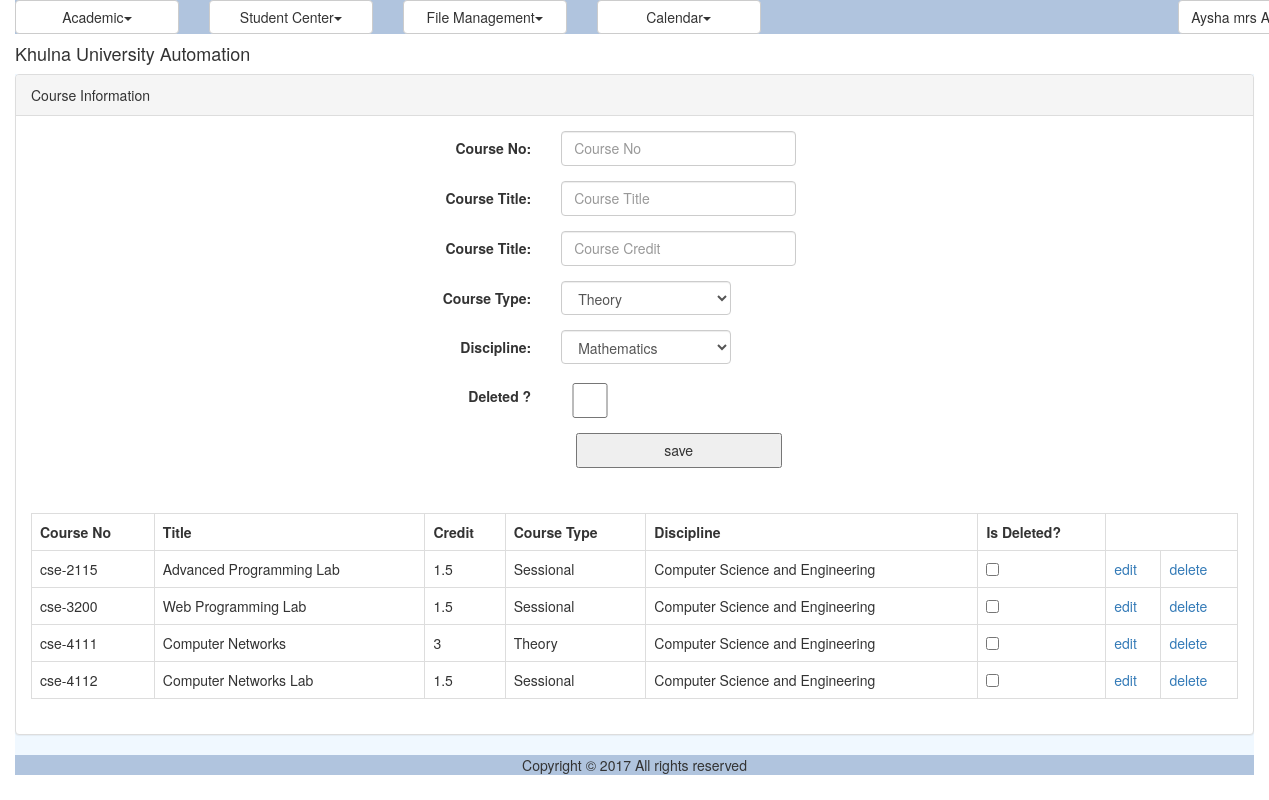
/course.php (signed in), run on the app's committed database.
### tables this page shows
CREATE TABLE IF NOT EXISTS `reg_course` (
  `ID` varchar(40) NOT NULL,
  `CourseNo` varchar(40) NOT NULL,
  `Title` varchar(100) NOT NULL,
  `Credit` double NOT NULL,
  `CourseTypeID` varchar(40) NOT NULL,
  `DisciplineID` varchar(40) NOT NULL,
  `IsDeleted` tinyint(1) NOT NULL,
  PRIMARY KEY (`ID`)
);

CREATE TABLE IF NOT EXISTS `reg_course_type` (
  `ID` varchar(40) NOT NULL,
  `Name` varchar(30) NOT NULL,
  `SessionalTypeID` varchar(40) NOT NULL,
  PRIMARY KEY (`ID`)
);

CREATE TABLE IF NOT EXISTS `ums_discipline` (
  `ID` varchar(40) NOT NULL,
  `Name` varchar(50) NOT NULL,
  `ShortCode` varchar(20) DEFAULT NULL,
  `SchoolID` varchar(40) DEFAULT NULL,
  PRIMARY KEY (`ID`)
);

### util/class.util.inc (called while the page is built, shortened)
<?php
class ConfigUtil implements I_DBConfig, I_LogConfig, I_LanguageConfig{
	public static $s_instance;
	private $_host;
	private $_username;
	private $_password;
	private $_database;
	public static function getInstance() {
		if(!self::$s_instance) {
			self::$s_instance = new self();
		}
		return self::$s_instance;
	}
	private function readConfig(){
		$this->_ini_array = parse_ini_file(CONFIG.'system.ini');
		$this->_host =	$this->_ini_array['db_host'];
		$this->_username = $this->_ini_array['db_username'];
		$this->_password = $this->_ini_array['db_password'];
		$this->_database = $this->_ini_array['db_database'];
	}
	public function getDBHost(){
		return $this->_host;
	}
	public function getDBUserName(){
		return $this->_username;
	}
	public function getDBPassword(){
		return $this->_password;
	}
	public function getDBName(){
		return $this->_database;
	}
}
class DBUtil implements I_DBUtil {
	private static $s_instance;
	private $_host;
	private $_username;
	private $_password;
	private $_database;
	protected $_connection;
	protected $_result;
	public static function getInstance() {
		if(!self::$s_instance) {
			self::$s_instance = new self();
		}
		return self::$s_instance;
	}
	private function readDBConfig(){
		$_config = ConfigUtil::getInstance();
		$this->_host = $_config->getDBHost();
		$this->_username = $_config->getDBUserName();
		$this->_password = $_config->getDBPassword();
		$this->_database = $_config->getDBName();
	}
	private function setConnection(){
		$this->_connection = new mysqli($this->_host, $this->_username,
			$this->_password, $this->_database);
	}
	public function doQuery($sql) {
		$this->_result = $this->_connection->query($sql) or die(mysqli_error($this->_connection));
		return $this->_result;
	}
	public function getNumRows() {
		$this->_numRows = mysqli_num_rows($this->_result);
		return $this->_numRows;
	}
	public function getAllRows() {
		$rows = array();
		for($x = 0; $x < $this->getNumRows(); $x++) {
			$rows[] = mysqli_fetch_assoc($this->_result);
		}
		return $rows;
	}
	public function getTopRow() {
		return $this->_result->fetch_array();
	}
}
class LogUtil{
	private static $s_instance;
	public static function getInstance(){
		if(!self::$s_instance) {
			self::$s_instance = new self();
		}
		return self::$s_instance;
	}
}
class LangUtil{
	private static $s_instance;
	public static function getInstance() {
		if(!self::$s_instance) {
			self::$s_instance = new self();
		}
		return self::$s_instance;
	}
}
?>

### modules/registration/ui/blade/view.course.blade.inc (called while the page is built, shortened)
<?php
include_once UTILITY.'class.util.inc';
include_once MODULES_REGISTRATION.'bao/class.coursebao.inc';
include_once MODULES_REGISTRATION.'bao/class.course_typebao.inc';
include_once MODULES_USER.'bao/class.disciplinebao.inc';
$_CourseBAO = new CourseBAO();
$_CourseTypeBAO = new CourseTypeBAO();
$_DisciplineBAO = new DisciplineBAO();
?>

### modules/registration/bao/class.course_typebao.inc (called while the page is built, shortened)
<?php
include_once UTILITY.'class.util.inc';
include_once MODULES_REGISTRATION.'dao/class.course_typedao.inc';
Class CourseTypeBAO{
	private $_CourseTypeDAO;
	public function __construct(){
		$this->_CourseTypeDAO = new CourseTypeDAO();
	}
	public function getAllCourseTypes(){
		$Result = $this->_CourseTypeDAO->getAllCourseTypes();
		return $Result;
	}
}
?>

### modules/registration/dao/class.course_typedao.inc (called while the page is built, shortened)
<?php
include_once COMMON.'class.common.inc';
include_once COMMON.'class.common.course.inc';
include_once UTILITY.'class.util.inc';
Class CourseTypeDAO{
	private $_DB;
	public function __construct(){
		$this->_DB = DBUtil::getInstance();
	}
	public function getAllCourseTypes(){
		$CourseTypeList = array();
		$this->_DB->doQuery("SELECT * FROM reg_course_type");
		$rows = $this->_DB->getAllRows();
		for($i = 0; $i < sizeof($rows); $i++) {
			$row = $rows[$i];
			$this->_CourseType = new CourseType();
		    $this->_CourseType->setID ( $row['ID']);
		    $this->_CourseType->setName( $row['Name'] );
		    $sid = $row['SessionalTypeID'];
		    $this->_DB->doQuery("SELECT * FROM reg_course_sessional_type where ID='".$sid."'");
			$newrows = $this->_DB->getAllRows();
			for($j = 0; $j < sizeof($newrows); $j++) {
				$newrow = $newrows[$j];
		    	$value = $newrow['Name'] ;
			}
		    $this->_CourseType->setSessionalTypeID($value);
		    $CourseTypeList[]=$this->_CourseType;
		}
		$Result = new Result();
		$Result->setIsSuccess(1);
		$Result->setResultObject($CourseTypeList);
		return $Result;
	}
}
?>

### common/class.common.inc (called while the page is built, shortened)
<?php
class Result{
    private $_IsSuccess=0;
    private $_ResultObject;
    public function setIsSuccess($IsSuccess){
        $this->_IsSuccess = $IsSuccess;
    }
    public function getIsSuccess(){
        return $this->_IsSuccess;
    }
    public function setResultObject($ResultObject){
        $this->_ResultObject = $ResultObject;
    }
    public function getResultObject(){
        return $this->_ResultObject;
    }
}
?>

### common/class.common.course.inc (called while the page is built, shortened)
<?php
class CourseType
{
    private $_ID;
    private $_Name;
    public function setID ( $ID ) {
        $this->_ID = $ID;
    }
    public function getID () {
        return $this->_ID;
    }
    public function setName ( $Name ) {
        $this->_Name = $Name;
    }
    public function getName () {
        return $this->_Name;
    }
}
class Discipline{
    private $_ID;
    private $_Name;
    public function setID ( $ID ) {
        $this->_ID = $ID;
    }
    public function getID () {
        return $this->_ID;
    }
    public function setName( $Name ) {
        $this->_Name = $Name;
    }
    public function getName() {
        return $this->_Name;
    }
}
?>

### modules/user/bao/class.disciplinebao.inc (called while the page is built, shortened)
<?php
include_once UTILITY.'class.util.inc';
include_once MODULES_USER.'dao/class.disciplinedao.inc';
Class DisciplineBAO{
	private $_DisciplineDAO;
	public function __construct(){
		$this->_DisciplineDAO = new DisciplineDAO();
	}
	public function getAllDisciplines(){
		$Result = $this->_DisciplineDAO->getAllDisciplines();
		return $Result;
	}
}
?>

### modules/user/dao/class.disciplinedao.inc (called while the page is built, shortened)
<?php
include_once COMMON.'class.common.inc';
include_once COMMON.'class.common.course.inc';
include_once UTILITY.'class.util.inc';
Class DisciplineDAO{
	private $_DB;
	public function __construct(){
		$this->_DB = DBUtil::getInstance();
	}
	public function getAllDisciplines(){
		$DisciplineList = array();
		$this->_DB->doQuery("SELECT * FROM ums_discipline");
		$rows = $this->_DB->getAllRows();
		for($i = 0; $i < sizeof($rows); $i++) {
			$row = $rows[$i];
			$this->_Discipline = new Discipline();
		    $this->_Discipline->setID ( $row['ID']);
		    $this->_Discipline->setName( $row['Name'] );
		    $this->_Discipline->setShortCode( $row['ShortCode'] );
			$School = new School();
			$School->setID($row['SchoolID']);
			$this->_DB->doQuery("SELECT * FROM ums_school where ID='".$row['SchoolID']."'");
			$schoolRow = $this->_DB->getTopRow();
			$School->setName($schoolRow['Name']);
			$this->_Discipline->setSchool($School);
		    $DisciplineList[]=$this->_Discipline;
		}
		$Result = new Result();
		$Result->setIsSuccess(1);
		$Result->setResultObject($DisciplineList);
		return $Result;
	}
}
?>

### modules/registration/bao/class.coursebao.inc (called while the page is built, shortened)
<?php
include_once UTILITY.'class.util.inc';
include_once MODULES_REGISTRATION.'dao/class.coursedao.inc';
Class CourseBAO{
	private $_CourseDAO;
	public function __construct(){
		$this->_CourseDAO = new CourseDAO();
	}
	public function getAllCourses(){
		$Result = $this->_CourseDAO->getAllCourses();
		return $Result;
	}
}
?>

### modules/registration/dao/class.coursedao.inc (called while the page is built, shortened)
<?php
include_once COMMON.'class.common.inc';
include_once COMMON.'class.common.course.inc';
include_once UTILITY.'class.util.inc';
Class CourseDAO{
	private $_DB;
	public function __construct(){
		$this->_DB = DBUtil::getInstance();
	}
	public function getAllCourses(){
		$CourseList = array();
		$this->_DB->doQuery("SELECT * FROM reg_course Order by CourseNo ASC");
		$rows = $this->_DB->getAllRows();
		for($i = 0; $i < sizeof($rows); $i++) {
			$row = $rows[$i];
			$this->_Course = new Course();
			$this->_Course->setID($row['ID']);
		    $this->_Course->setCourseNo($row['CourseNo']);
		    $this->_Course->setTitle($row['Title']);
		    $this->_Course->setCredit($row['Credit']);
			$this->_Course->setISdeleted($row['IsDeleted']);
		    $coursetypeid = $row['CourseTypeID'];
		    $this->_DB->doQuery("SELECT * FROM reg_course_type where ID='".$coursetypeid."'");
			$newrows = $this->_DB->getAllRows();
			for($j = 0; $j < sizeof($newrows); $j++) {
				$newrow = $newrows[$j];
		    	$value = $newrow['Name'] ;
			}
			$this->_Course->setCourseTypeID($value);
		    $disciplineid = $row['DisciplineID'];
		    $this->_DB->doQuery("SELECT * FROM ums_discipline where ID='".$disciplineid."'");
			$newrows = $this->_DB->getAllRows();
			for($j = 0; $j < sizeof($newrows); $j++) {
				$newrow = $newrows[$j];
		    	$value = $newrow['Name'] ;
			}
			$this->_Course->setDisciplineID($value);
		    $CourseList[]=$this->_Course;
		}
		$Result = new Result();
		$Result->setIsSuccess(1);
		$Result->setResultObject($CourseList);
		return $Result;
	}
}
?>

### modules/registration/ui/view.course.inc (the view, shortened to what this page needs)
<?php
include_once 'blade/view.course.blade.inc';
include_once COMMON.'class.common.inc';
include_once COMMON.'class.common.course.inc';
?>
<div class="panel panel-default">
    <div class="panel-heading">Course Information</div>
    <div class="panel-body">
	<div id="form">
		<form method="post" class="form-horizontal">
			<div class="form-group">
          	<label class="control-label col-sm-4" for="txtName">Course No:</label>
          	<div class="col-sm-6">
			<input type="text" name="txtName" class="form-control"  placeholder="Course No" value="<?php
				if(isset($_GET['edit'])) echo $getROW->getCourseNo();  ?>" />
			</div>
			</div>
			<div class="form-group">
          	<label class="control-label col-sm-4" for="txtName">Course Title:</label>
          	<div class="col-sm-6">
			<input type="text" name="txttitle" class="form-control"  placeholder="Course Title" value="<?php
				if(isset($_GET['edit'])) echo $getROW->getTitle();  ?>" />
			</div>
			</div>
			<div class="form-group">
          	<label class="control-label col-sm-4" for="txtName">Course Title:</label>
          	<div class="col-sm-6">
			<input type="text" name="txtcrdit" class="form-control"  placeholder="Course Credit" value="<?php
				if(isset($_GET['edit'])) echo $getROW->getCredit();  ?>" />
			</div>
			</div>
			<div class="form-group">
              	<label class="control-label col-sm-4" for="coursetype">Course Type:</label>
              	<div class="col-sm-6">
							<?php
							$Result = $_CourseTypeBAO->getAllCourseTypes();
							if ($Result->getIsSuccess())
								$CourseTypeList = $Result->getResultObject();
							?>
							<select name="coursetype" class="form-control" style="width:170px">
								<?php
								for ($i = 0; $i<sizeof($CourseTypeList); $i++){
									$CourseType = $CourseTypeList[$i];
									?>
									<?php
									if (!isset($_GET['edit'])){
										?>
										<option value="<?php echo $CourseType->getID();?>" > <?php echo $CourseType->getName(); ?>
										</option>
										<?php
									}
											?>
											<?php
								}
								?>
							</select>
					</div>
			</div>
			<div class="form-group">
              	<label class="control-label col-sm-4" for="discipline">Discipline:</label>
              	<div class="col-sm-6">
							<?php
							$Result = $_DisciplineBAO->getAllDisciplines();
							if ($Result->getIsSuccess())
								$DisciplineList = $Result->getResultObject();
							?>
							<select name="discipline" class="form-control" style="width:170px">
								<?php
								for ($i = 0; $i<sizeof($DisciplineList); $i++){
									$Discipline = $DisciplineList[$i];
									?>
									<?php
									if (!isset($_GET['edit'])){
										?>
										<option value="<?php echo $Discipline->getID();?>" > <?php echo $Discipline->getName(); ?>
										</option>
										<?php
									}
											?>
											<?php
								}
								?>
							</select>
				</div>
			</div>
			<div class="form-group">
              	<label class="control-label col-sm-4" for="ISdeleted">Deleted ?</label>
              	<div class="col-sm-2">
							<input type="checkbox" name="ISdeleted"
							<?php
							if (isset($_GET['edit'])){
								if($getROW->getISdeleted() == 1)
								{
									?>
									checked = "checked"
									<?php
								}
							}
							?>
							/>
				</div>
			</div>
	        <div class="form-group">
              	<div class="col-sm-offset-2 col-sm-10">
							<?php
							if(isset($_GET['edit']))
							{
								?>
								<button type="submit" name="update">update</button>
								<?php
							}
							else
							{
								?>
								<button type="submit" name="save">save</button>
								<?php
							}
							?>
				</div>
			</div>
			</form>
</div>
</div>
<div class="panel-body">
<table class="table table-bordered">
				<?php
				$Result = $_CourseBAO->getAllCourses();
				if($Result->getIsSuccess()){
					$Courses = $Result->getResultObject();
					?>
					<tr>
						<th>Course No</th>
						<th>Title</th>
						<th>Credit</th>
						<th>Course Type</th>
						<th>Discipline</th>
						<th>Is Deleted?</th>
					</tr>
					<?php
					for($i = 0; $i < sizeof($Courses); $i++) {
						$Course = $Courses[$i];
						?>
						<tr>
							<td><?php echo $Course->getCourseNo(); ?></td>
							<td><?php echo $Course->getTitle(); ?></td>
							<td><?php echo $Course->getCredit(); ?></td>
							<td><?php echo $Course->getCourseTypeID(); ?></td>
							<td><?php echo $Course->getDisciplineID(); ?></td>
							<td><input type="checkbox" name="name1" onclick="return false;"
								<?php
								if($Course->getISdeleted() == 1)
								{
									?>
									checked = "checked"
									<?php
								}
								?>/></td>
								<td><a href="?edit=<?php echo $Course->getID(); ?>" onclick="return confirm('sure to edit !'); " >edit</a></td>
								<td><a href="?del=<?php echo $Course->getID(); ?>" onclick="return confirm('sure to delete !'); " >delete</a></td>
							</tr>
							<?php
						}
					}
					else{
	echo $Result->getResultObject();
}
?>
</table>
</div>
</div>

### resources/css/style.css (style rules this page uses)
#form { width:500px; margin:0px auto; text-align:center; }
#form form input { width:100%; height:35px; }
form button { width:50%; height:35px; }
table,td { border:solid #e9e9e9 1px; }

### data on the page
reg_course: CourseNo "cse-2115", Title "Advanced Programming Lab", Credit "1.5"
reg_course_type: Name "Sessional"
ums_discipline: Name "Computer Science and Engineering"
reg_course: CourseNo "cse-3200", Title "Web Programming Lab", Credit "1.5"
reg_course: CourseNo "cse-4111", Title "Computer Networks", Credit "3"
reg_course_type: Name "Theory"
reg_course: CourseNo "cse-4112", Title "Computer Networks Lab", Credit "1.5"

### other printed values
$globalMenu[$i]->getTitle() "Academic Student Center File Management Calendar"
$CurrentUser->getFullName() "Aysha mrs…"
form field coursetype "Theory"
form field discipline "Mathematics"
